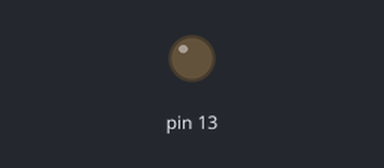
Recording of a sketch running on a simulated Arduino Uno, built with avr-gcc and run on an emulated ATmega328P. Parts: output pins drawn as LEDs (lit = HIGH).

Above: at 0.5 s.
At 2.5 s:
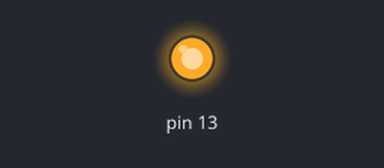
Timing chart, 0 to 5.2 s (numbered marks = the images above):
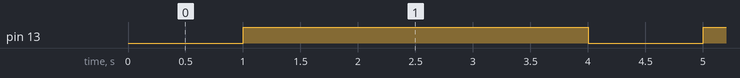

Measured:
- by itself, pin 13: alternates HIGH for 3.0 s and LOW for 1.0 s

The sketch:

led.ino
```cpp
void setup() {
  pinMode(13,OUTPUT);

}

void loop() {
  digitalWrite(13,LOW);
  delay(1000);
  digitalWrite(13,HIGH);
  delay(3000);
  // put your main code here, to run repeatedly:

}
```
